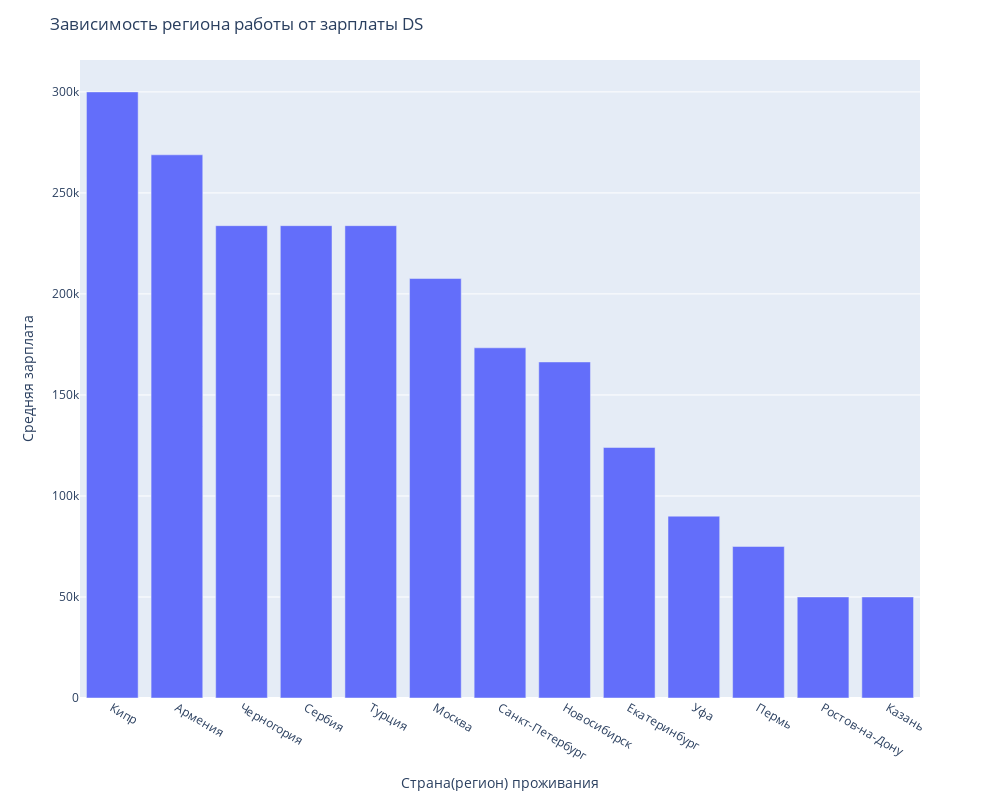

The code cell stored with this chart in its notebook:
### Code cell
# результат запроса
areaDepSalary = pd.read_sql_query(query_add, connection)

# Строим столбчатую диаграмму для визуализации полученных данных
fig = px.bar(
    areaDepSalary,
    x='area_name',
    y='mean_salary',
    width=1000,
    height=800
)

fig.update_layout(
    title='Зависимость региона работы от зарплаты DS',
    xaxis_title='Страна(регион) проживания',
    yaxis_title='Средняя зарплата'
)

fig.show()

### Figure 1 — Plotly figure (JSON) as saved in the notebook; plotly's stock layout.template omitted (floating-point values rounded to 4 significant figures)
{"data": [{"alignmentgroup": "True", "hovertemplate": "area_name=%{x}<br>mean_salary=%{y}<extra></extra>", "legendgroup": "", "marker": {"color": "#636efa", "pattern": {"shape": ""}}, "name": "", "offsetgroup": "", "orientation": "v", "showlegend": false, "textposition": "auto", "type": "bar", "x": ["Кипр", "Армения", "Черногория", "Сербия", "Турция", "Москва", "Санкт-Петербург", "Новосибирск", "Екатеринбург", "Уфа", "Пермь", "Ростов-на-Дону", "Казань"], "xaxis": "x", "y": [300000, 268863, 233794, 233794, 233794, 207630, 173335, 166333, 124000, 90000, 75000, 50000, 50000], "yaxis": "y"}], "layout": {"barmode": "relative", "height": 800, "legend": {"tracegroupgap": 0}, "margin": {"t": 60}, "title": {"text": "Зависимость региона работы от зарплаты DS"}, "width": 1000, "xaxis": {"anchor": "y", "domain": [0, 1], "title": {"text": "Страна(регион) проживания"}}, "yaxis": {"anchor": "x", "domain": [0, 1], "title": {"text": "Средняя зарплата"}}}}
